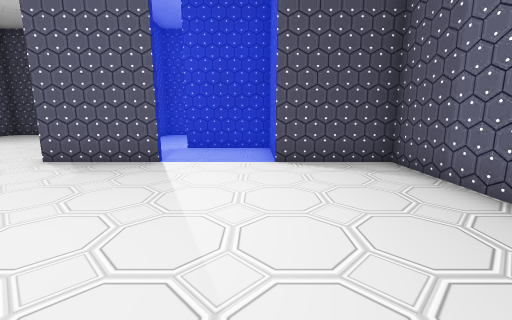
[1] (above)

17 first-person views from a walk through a scene from a Unity 3-D project. The camera is 1.2 m above the floor, tilts 10° down and sees 90° across. The floor is counted in squares, 1 m on a side. Each view is taken from the middle of a square. On the plan, view 1 faces up. The plan holds only what a view shows up to about 12 squares ahead; the rest is blank. The place goes on beyond the plan. The player is left out. Some surface patterns are stand-ins.

[2]
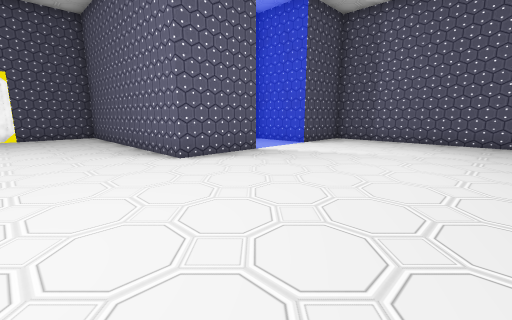

[3]
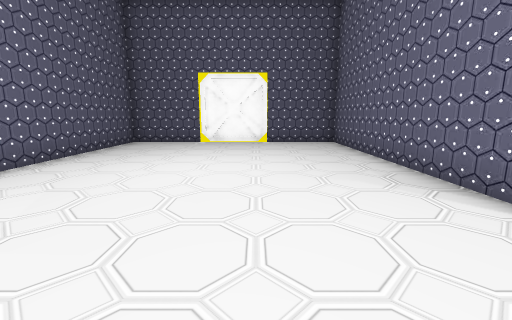

[4]
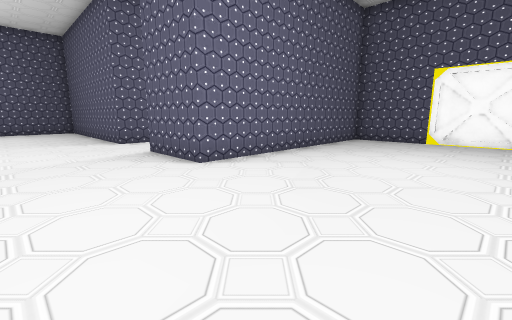

[5]
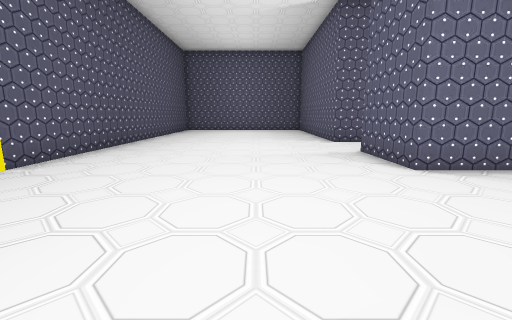

[6]
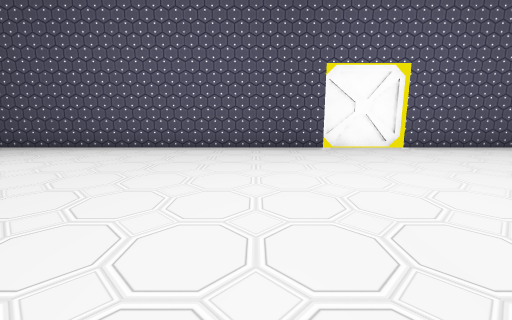

[7]
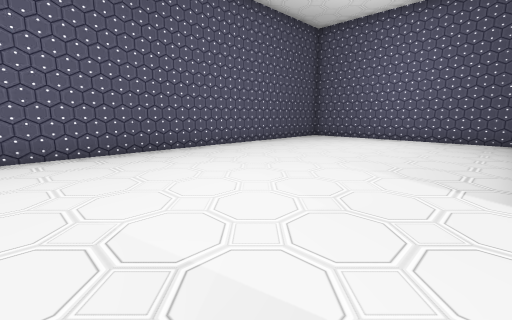

[8]
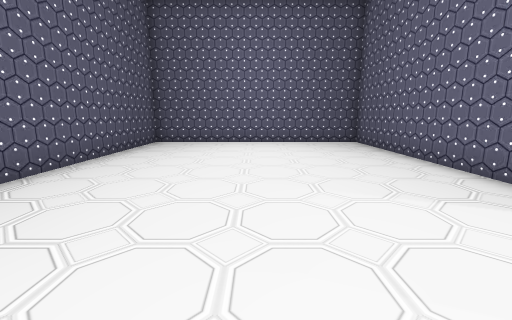

[9]
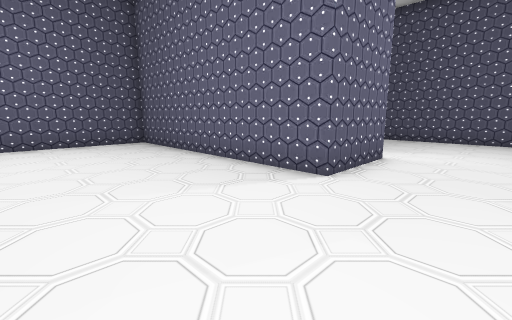

[10]
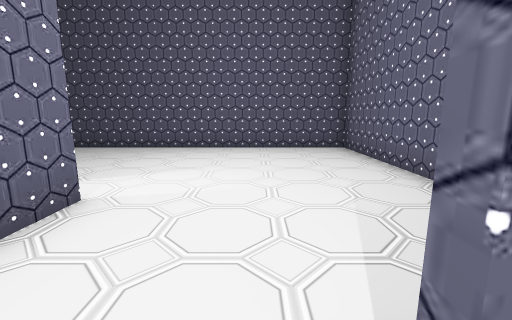

[11]
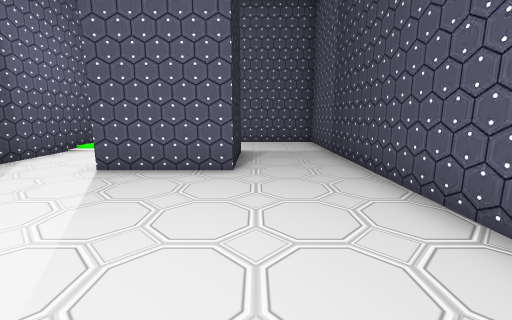

[12]
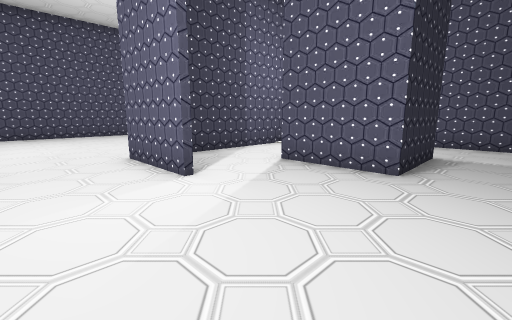

[13]
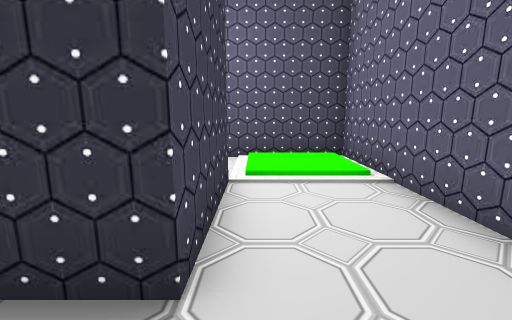

[14]
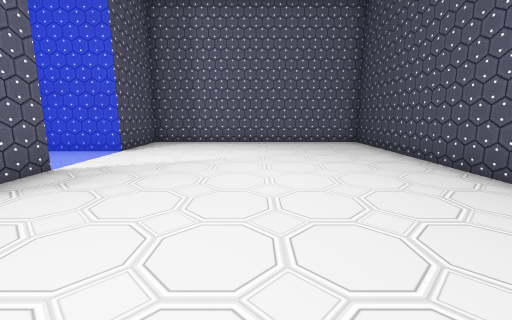

[15]
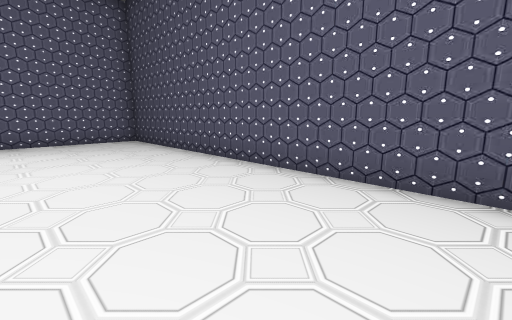

[16]
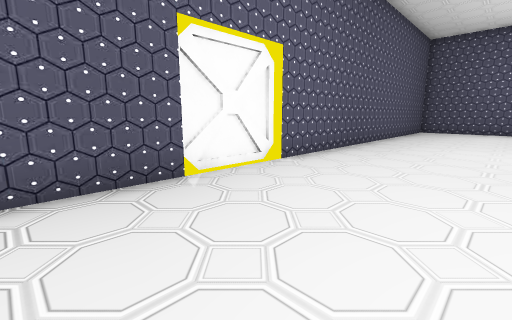

[17]
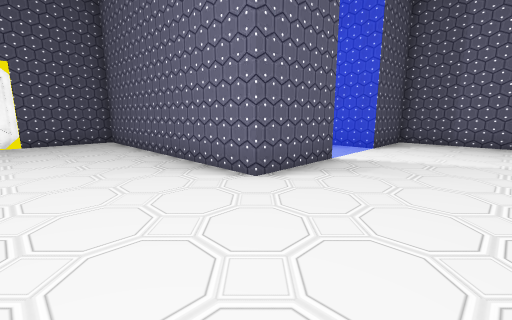

### Floor plan
Points are (right, up) in squares from view 1. A wall is a line through its corners. A room is listed if a view was taken in it or the views show most of it. See-through windows are left out.
Room 1 (views 1, 2, 3, 4, 5, 6, 7, 8, 9, 10, 11, 12, 13, 14, 15, 16, 17)
walls: (-14.7, 10.5) (-14.7, 15.5) (-29.5, 15.5) (-29.5, -2.5) (-17.4, -2.5); (-11.5, -2.5) (3.5, -2.5) (3.5, 6.5) (0.5, 6.5); (-20.5, 9.6) (-20.5, 6.5) (-29.5, 6.5); (-14.5, 15.5) (-14.5, 6.5) (-17.5, 6.5); (-2.4, 6.5) (-5.5, 6.5) (-5.5, 15.5) (-8.5, 15.5); (-26.5, 9.5) (-26.5, 12.5) (-23.5, 12.5) (-23.5, 9.5); (-29.6, 6.7) (-22.4, 6.7)
objects: other object (-17, -3) to (-12, -3); other object (-14, 16) to (-9, 16)
Room 2 (no view inside)
walls: (0.5, 6.5) (0.5, 9.3) (-2.5, 9.3)
ways out: opening at (-3.5, 9.5)

Where each view was taken, in squares from view 1:
view 1: 0 up, 0 right, facing up
view 2: 0 up, 9 left, facing up-right
view 3: 4 up, 9 left, facing up
view 4: 3 up, 9 left, facing up-left
view 5: 3 up, 9 left, facing left
view 6: 7 up, 9 left, facing down
view 7: 6 up, 16 left, facing down-left
view 8: 2 up, 18 left, facing left
view 9: 2 up, 18 left, facing up-left
view 10: 6 up, 18 left, facing up
view 11: 13 up, 18 left, facing left
view 12: 14 up, 18 left, facing down-left
view 13: 14 up, 27 left, facing down
view 14: 2 up, 8 left, facing right
view 15: 2 up, 9 left, facing down-right
view 16: 2 up, 9 left, facing down-left
view 17: 3 up, 9 left, facing up-right
